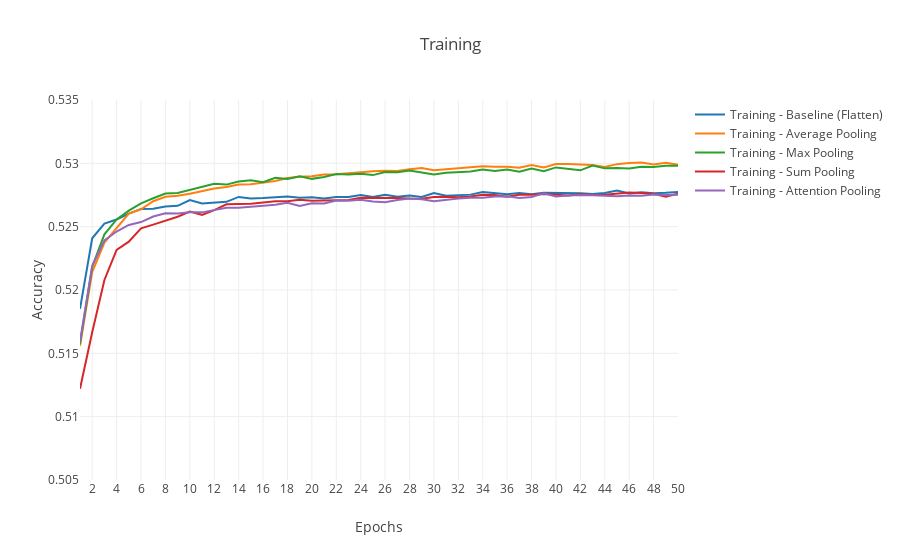

Notebook cell for this chart:
### Markdown cell above
### Single team perspective - Pooling layers

### Code cell
data_1_0 = pd.read_csv('../images/model_1_0_accuracy.csv')
data_1_2 = pd.read_csv('../images/model_1_2_accuracy.csv')
data_1_3 = pd.read_csv('../images/model_1_3_accuracy.csv')
data_1_4 = pd.read_csv('../images/model_1_4_accuracy.csv')
data_1_5 = pd.read_csv('../images/model_1_5_accuracy.csv')

epochs = data_1_0['epoch']
training_accuracy_1_0 = data_1_0['training_accuracy']
validation_accuracy_1_0 = data_1_0['validation_accuracy']
training_accuracy_1_2 = data_1_2['training_accuracy']
validation_accuracy_1_2 = data_1_2['validation_accuracy']
training_accuracy_1_3 = data_1_3['training_accuracy']
validation_accuracy_1_3 = data_1_3['validation_accuracy']
training_accuracy_1_4 = data_1_4['training_accuracy']
validation_accuracy_1_4 = data_1_4['validation_accuracy']
training_accuracy_1_5 = data_1_5['training_accuracy']
validation_accuracy_1_5 = data_1_5['validation_accuracy']

fig = go.Figure()
fig.add_trace(go.Scatter(
    x=epochs,
    y=training_accuracy_1_0,
    mode='lines',
    name='Training - Baseline (Flatten)',
    line=dict(color='#1F77B4')))
fig.add_trace(go.Scatter(
    x=epochs,
    y=training_accuracy_1_2,
    mode='lines',
    name='Training - Average Pooling',
    line=dict(color='#FF7F0E')))
fig.add_trace(go.Scatter(
    x=epochs,
    y=training_accuracy_1_3,
    mode='lines',
    name='Training - Max Pooling',
    line=dict(color='#2CA02C')))
fig.add_trace(go.Scatter(
    x=epochs,
    y=training_accuracy_1_4,
    mode='lines',
    name='Training - Sum Pooling',
    line=dict(color='#D62728')))
fig.add_trace(go.Scatter(
    x=epochs,
    y=training_accuracy_1_5,
    mode='lines',
    name='Training - Attention Pooling',
    line=dict(color='#9467BD')))

fig.update_layout(
    template='none',
    xaxis_title='Epochs',
    yaxis_title="Accuracy",
    title='Training')
fig.update_xaxes(dtick=2)
fig.update_yaxes(range=[0.505,0.535])
fig.show()
fig.write_image(f'../images/single_team_pooling_training_accuracy.png', scale=5)
# pd.DataFrame({'epoch': epochs, 'training_accuracy':training_accuracy, 'validation_accuracy':validation_accuracy}).to_csv('../images/model_1_0_accuracy_v2.csv', index=False)

### Figure 1 — Plotly figure (JSON) as saved in the notebook; plotly's stock layout.template omitted (floating-point values rounded to 4 significant figures)
{"data": [{"line": {"color": "#1F77B4"}, "mode": "lines", "name": "Training - Baseline (Flatten)", "type": "scatter", "x": [1, 2, 3, 4, 5, 6, 7, 8, 9, 10, 11, 12, 13, 14, 15, 16, 17, 18, 19, 20, 21, 22, 23, 24, 25, 26, 27, 28, 29, 30, 31, 32, 33, 34, 35, 36, 37, 38, 39, 40, 41, 42, 43, 44, 45, 46, 47, 48, 49, 50], "y": [0.5185, 0.5241, 0.5252, 0.5256, 0.526, 0.5264, 0.5264, 0.5266, 0.5266, 0.5271, 0.5268, 0.5269, 0.527, 0.5273, 0.5272, 0.5273, 0.5273, 0.5274, 0.5273, 0.5273, 0.5272, 0.5274, 0.5273, 0.5275, 0.5274, 0.5275, 0.5274, 0.5275, 0.5273, 0.5277, 0.5274, 0.5275, 0.5275, 0.5277, 0.5276, 0.5276, 0.5277, 0.5276, 0.5277, 0.5277, 0.5277, 0.5276, 0.5276, 0.5277, 0.5279, 0.5276, 0.5277, 0.5276, 0.5277, 0.5277]}, {"line": {"color": "#FF7F0E"}, "mode": "lines", "name": "Training - Average Pooling", "type": "scatter", "x": [1, 2, 3, 4, 5, 6, 7, 8, 9, 10, 11, 12, 13, 14, 15, 16, 17, 18, 19, 20, 21, 22, 23, 24, 25, 26, 27, 28, 29, 30, 31, 32, 33, 34, 35, 36, 37, 38, 39, 40, 41, 42, 43, 44, 45, 46, 47, 48, 49, 50], "y": [0.5156, 0.5214, 0.5237, 0.5249, 0.526, 0.5264, 0.527, 0.5274, 0.5274, 0.5276, 0.5278, 0.528, 0.5281, 0.5283, 0.5283, 0.5285, 0.5286, 0.5288, 0.5289, 0.529, 0.5291, 0.5291, 0.5292, 0.5293, 0.5294, 0.5294, 0.5294, 0.5295, 0.5296, 0.5294, 0.5295, 0.5296, 0.5297, 0.5298, 0.5297, 0.5297, 0.5297, 0.5299, 0.5297, 0.5299, 0.5299, 0.5299, 0.5299, 0.5297, 0.5299, 0.53, 0.5301, 0.5299, 0.53, 0.5299]}, {"line": {"color": "#2CA02C"}, "mode": "lines", "name": "Training - Max Pooling", "type": "scatter", "x": [1, 2, 3, 4, 5, 6, 7, 8, 9, 10, 11, 12, 13, 14, 15, 16, 17, 18, 19, 20, 21, 22, 23, 24, 25, 26, 27, 28, 29, 30, 31, 32, 33, 34, 35, 36, 37, 38, 39, 40, 41, 42, 43, 44, 45, 46, 47, 48, 49, 50], "y": [0.5158, 0.5218, 0.5244, 0.5256, 0.5263, 0.5268, 0.5272, 0.5276, 0.5277, 0.5279, 0.5281, 0.5284, 0.5283, 0.5286, 0.5287, 0.5285, 0.5289, 0.5288, 0.529, 0.5288, 0.5289, 0.5292, 0.5291, 0.5292, 0.5291, 0.5293, 0.5293, 0.5294, 0.5293, 0.5291, 0.5292, 0.5293, 0.5293, 0.5295, 0.5294, 0.5295, 0.5293, 0.5296, 0.5294, 0.5297, 0.5296, 0.5294, 0.5298, 0.5296, 0.5296, 0.5296, 0.5297, 0.5297, 0.5298, 0.5298]}, {"line": {"color": "#D62728"}, "mode": "lines", "name": "Training - Sum Pooling", "type": "scatter", "x": [1, 2, 3, 4, 5, 6, 7, 8, 9, 10, 11, 12, 13, 14, 15, 16, 17, 18, 19, 20, 21, 22, 23, 24, 25, 26, 27, 28, 29, 30, 31, 32, 33, 34, 35, 36, 37, 38, 39, 40, 41, 42, 43, 44, 45, 46, 47, 48, 49, 50], "y": [0.5122, 0.5167, 0.5208, 0.5232, 0.5238, 0.5249, 0.5252, 0.5255, 0.5258, 0.5262, 0.5259, 0.5263, 0.5268, 0.5268, 0.5268, 0.5269, 0.527, 0.527, 0.5271, 0.527, 0.5271, 0.5271, 0.5271, 0.5273, 0.5273, 0.5273, 0.5273, 0.5272, 0.5272, 0.5273, 0.5274, 0.5273, 0.5274, 0.5275, 0.5275, 0.5274, 0.5275, 0.5275, 0.5276, 0.5275, 0.5275, 0.5276, 0.5275, 0.5275, 0.5276, 0.5277, 0.5277, 0.5276, 0.5274, 0.5276]}, {"line": {"color": "#9467BD"}, "mode": "lines", "name": "Training - Attention Pooling", "type": "scatter", "x": [1, 2, 3, 4, 5, 6, 7, 8, 9, 10, 11, 12, 13, 14, 15, 16, 17, 18, 19, 20, 21, 22, 23, 24, 25, 26, 27, 28, 29, 30, 31, 32, 33, 34, 35, 36, 37, 38, 39, 40, 41, 42, 43, 44, 45, 46, 47, 48, 49, 50], "y": [0.5159, 0.5219, 0.5239, 0.5246, 0.5251, 0.5254, 0.5258, 0.5261, 0.526, 0.5261, 0.5261, 0.5263, 0.5265, 0.5265, 0.5266, 0.5267, 0.5267, 0.5269, 0.5266, 0.5269, 0.5268, 0.5271, 0.5271, 0.5271, 0.527, 0.5269, 0.5271, 0.5272, 0.5272, 0.527, 0.5271, 0.5272, 0.5273, 0.5273, 0.5274, 0.5274, 0.5273, 0.5273, 0.5276, 0.5274, 0.5275, 0.5275, 0.5275, 0.5275, 0.5274, 0.5275, 0.5274, 0.5275, 0.5275, 0.5275]}], "layout": {"title": {"text": "Training"}, "xaxis": {"dtick": 2, "title": {"text": "Epochs"}}, "yaxis": {"range": [0.505, 0.535], "title": {"text": "Accuracy"}}}}
